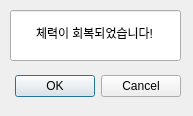
<?xml version="1.0" encoding="UTF-8"?>
<ui version="4.0">
 <class>Dialog</class>
 <widget class="QDialog" name="Dialog">
  <property name="geometry">
   <rect>
    <x>0</x>
    <y>0</y>
    <width>193</width>
    <height>116</height>
   </rect>
  </property>
  <property name="windowTitle">
   <string>Dialog</string>
  </property>
  <widget class="QDialogButtonBox" name="buttonBox">
   <property name="geometry">
    <rect>
     <x>-160</x>
     <y>70</y>
     <width>341</width>
     <height>32</height>
    </rect>
   </property>
   <property name="orientation">
    <enum>Qt::Horizontal</enum>
   </property>
   <property name="standardButtons">
    <set>QDialogButtonBox::Cancel|QDialogButtonBox::Ok</set>
   </property>
  </widget>
  <widget class="QLineEdit" name="lineEdit">
   <property name="geometry">
    <rect>
     <x>10</x>
     <y>10</y>
     <width>171</width>
     <height>51</height>
    </rect>
   </property>
   <property name="text">
    <string>체력이 회복되었습니다!</string>
   </property>
   <property name="alignment">
    <set>Qt::AlignCenter</set>
   </property>
   <property name="readOnly">
    <bool>true</bool>
   </property>
  </widget>
 </widget>
 <resources/>
 <connections>
  <connection>
   <sender>buttonBox</sender>
   <signal>accepted()</signal>
   <receiver>Dialog</receiver>
   <slot>accept()</slot>
   <hints>
    <hint type="sourcelabel">
     <x>248</x>
     <y>254</y>
    </hint>
    <hint type="destinationlabel">
     <x>157</x>
     <y>274</y>
    </hint>
   </hints>
  </connection>
  <connection>
   <sender>buttonBox</sender>
   <signal>rejected()</signal>
   <receiver>Dialog</receiver>
   <slot>reject()</slot>
   <hints>
    <hint type="sourcelabel">
     <x>316</x>
     <y>260</y>
    </hint>
    <hint type="destinationlabel">
     <x>286</x>
     <y>274</y>
    </hint>
   </hints>
  </connection>
 </connections>
</ui>
